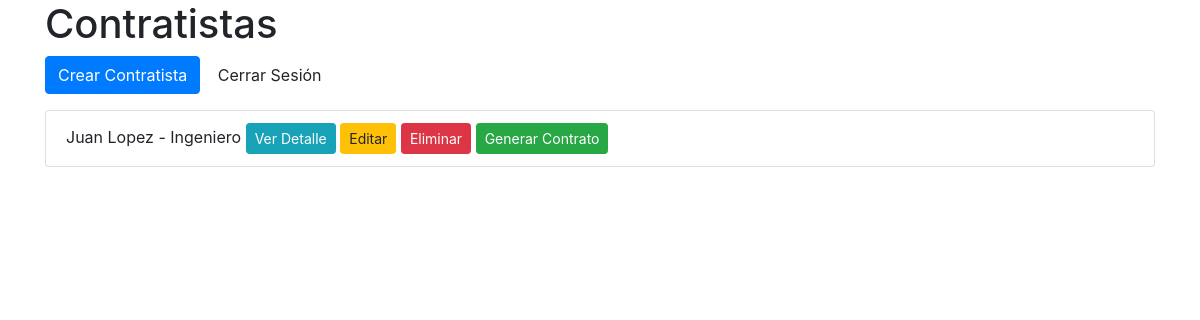
The page /listar/ on the database as committed earlier.
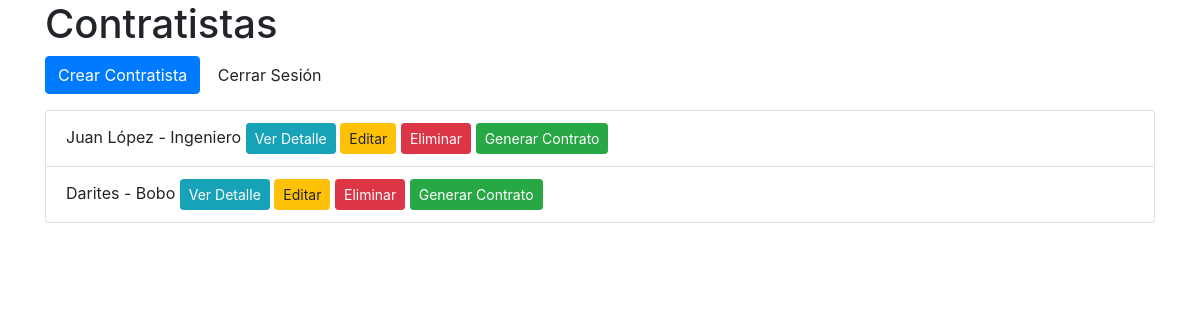
The same page on the database as committed later.
### contratistas/models.py (models this page shows)
class Contratista(models.Model):
    nombre = models.CharField(max_length=100)
    perfil = models.CharField(max_length=100)
    foto = models.ImageField(upload_to='fotos/', null=True, blank=True)
    direccion = models.CharField(max_length=255, null=True, blank=True)
    telefono = models.CharField(max_length=20, null=True, blank=True)
    profesion = models.ForeignKey(Profesion, on_delete=models.CASCADE, null=True, blank=True)
    nivel_educativo = models.ForeignKey(NivelEducativo, on_delete=models.CASCADE, null=True, blank=True)

### contratistas/views.py (the view)
# urls.py: path('listar/', listarContratistas, name='listarContratistas'),
def listarContratistas(request):
    contratistas = Contratista.objects.all()
    return render(request, 'contratistas/listar_Contratistas.html', {'contratistas':contratistas})

### contratistas/templates/contratistas/listar_Contratistas.html (shortened to what this page needs)
<!DOCTYPE html>
<html>
<head>
    <link rel="stylesheet" href="https://stackpath.bootstrapcdn.com/bootstrap/4.5.2/css/bootstrap.min.css">
</head>
<body>
    <div class="container">
        <h1>Contratistas</h1>
        <a href="{% url 'crearContratista' %}" class="btn btn-primary">Crear Contratista</a>
        <form method="post" action="{% url 'logout' %}" style="display: inline;">
            <button type="submit" class="btn btn-link" style="text-decoration: none; color: inherit;">Cerrar Sesión</button>
        </form>
        <ul class="list-group mt-3">
            {% for contratista in contratistas %}
                <li class="list-group-item">
                    {{ contratista.nombre }} - {{ contratista.perfil }}
                    <a href="{% url 'detalleContratista' contratista.pk %}" class="btn btn-info btn-sm">Ver Detalle</a>
                    <a href="{% url 'editarContratista' contratista.pk %}" class="btn btn-warning btn-sm">Editar</a>
                    <a href="{% url 'eliminarContratista' contratista.pk %}" class="btn btn-danger btn-sm">Eliminar</a>
                    <a href="{% url 'crearContrato' contratista.pk %}" class="btn btn-success btn-sm">Generar Contrato</a>
                </li>
            {% endfor %}
        </ul>
    </div>
</body>
</html>

Rows that differ between the two databases and show on the page:
removed Contratista: nombre "Juan Lopez", perfil "Ingeniero"
added Contratista: nombre "Juan López", perfil "Ingeniero"
added Contratista: nombre "Darites", perfil "Bobo"
